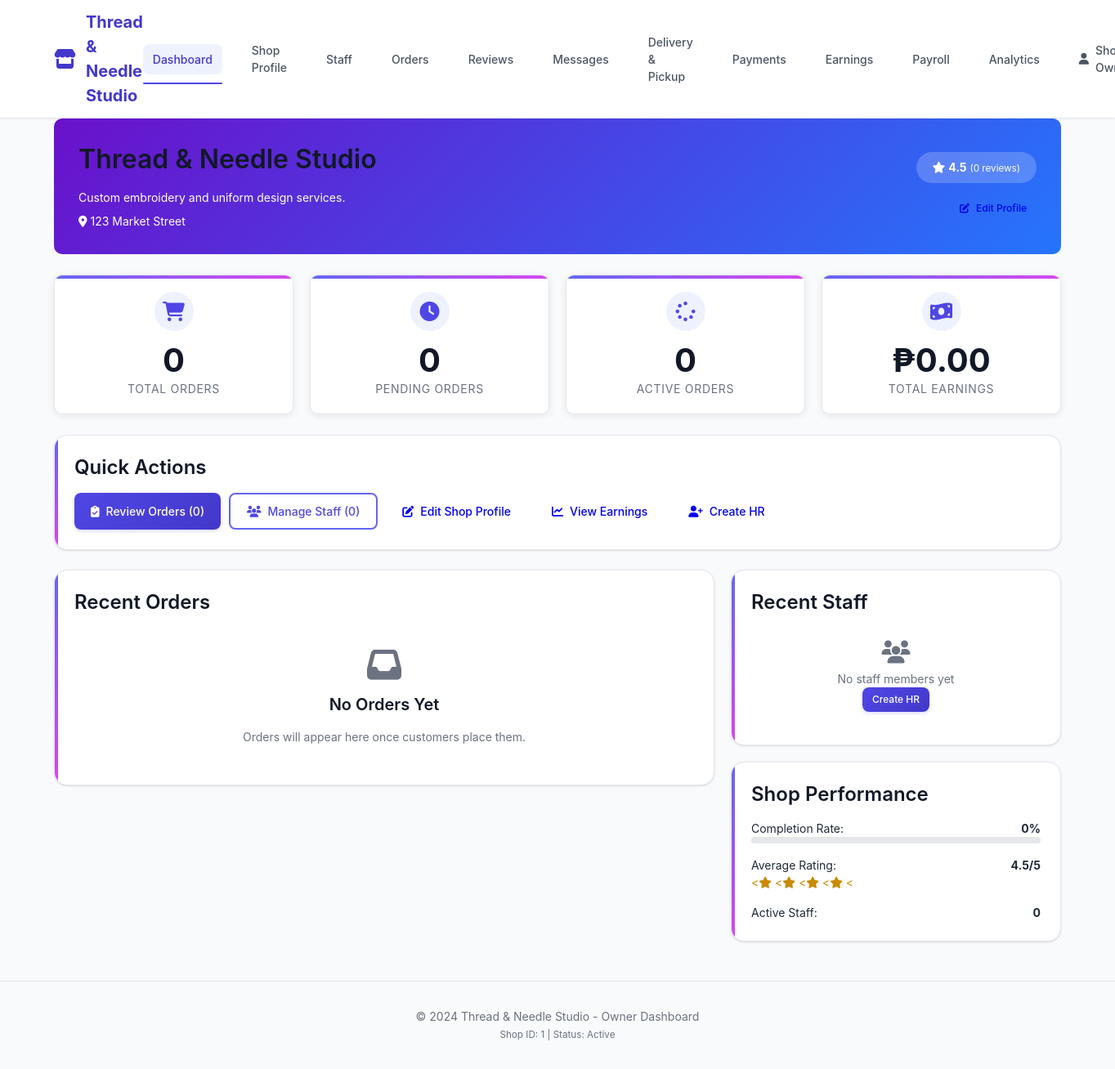
The page /owner/dashboard.php (signed in) on the database its author committed.
### tables this page shows
CREATE TABLE `shops` (
  `id` int(11) NOT NULL,
  `owner_id` int(11) NOT NULL,
  `shop_name` varchar(200) NOT NULL,
  `shop_description` text DEFAULT NULL,
  `address` text DEFAULT NULL,
  `phone` varchar(20) DEFAULT NULL,
  `email` varchar(100) DEFAULT NULL,
  `business_permit` varchar(100) DEFAULT NULL,
  `permit_file` varchar(255) DEFAULT NULL,
  `logo` varchar(255) DEFAULT NULL,
  `opening_time` time DEFAULT NULL,
  `closing_time` time DEFAULT NULL,
  `operating_days` longtext DEFAULT NULL CHECK (json_valid(`operating_days`)),
  `service_settings` longtext DEFAULT NULL CHECK (json_valid(`service_settings`)),
  `pricing_settings` longtext DEFAULT NULL CHECK (json_valid(`pricing_settings`)),
  `status` enum('pending','active','suspended','rejected') DEFAULT 'pending',
  `rejection_reason` text DEFAULT NULL,
  `rejected_at` timestamp NULL DEFAULT NULL,
  `rating` decimal(3,2) DEFAULT 0.00,
  `rating_count` int(11) DEFAULT 0,
  `total_orders` int(11) DEFAULT 0,
  `total_earnings` decimal(12,2) DEFAULT 0.00,
  `created_at` timestamp NOT NULL DEFAULT current_timestamp(),
  `updated_at` timestamp NOT NULL DEFAULT current_timestamp() ON UPDATE current_timestamp()
);

### owner/dashboard.php (the view, shortened to what this page needs)
<?php
require_once '../config/db.php';
$owner_id = $_SESSION['user']['id'];
$shop_stmt = $pdo->prepare("SELECT * FROM shops WHERE owner_id = ?");
$shop_stmt->execute([$owner_id]);
$shop = $shop_stmt->fetch();
$shop_id = $shop['id'];
$stats_stmt = $pdo->prepare("
    SELECT
        (SELECT COUNT(*) FROM orders WHERE shop_id = ?) as total_orders,
        (SELECT COUNT(*) FROM orders WHERE shop_id = ? AND status = 'pending') as pending_orders,
        (SELECT COUNT(*) FROM orders WHERE shop_id = ? AND status = 'in_progress') as active_orders,
        (SELECT COUNT(*) FROM orders WHERE shop_id = ? AND status = 'completed') as completed_orders,
        (SELECT SUM(price) FROM orders WHERE shop_id = ? AND status = 'completed') as total_earnings,
        (SELECT COUNT(*) FROM shop_staffs WHERE shop_id = ? AND status = 'active') as total_staff
");
$stats_stmt->execute([$shop_id, $shop_id, $shop_id, $shop_id, $shop_id, $shop_id]);
$stats = $stats_stmt->fetch();
$orders_stmt = $pdo->prepare("
    SELECT o.*, u.fullname as client_name
    FROM orders o
    JOIN users u ON o.client_id = u.id
    WHERE o.shop_id = ?
    ORDER BY o.created_at DESC
    LIMIT 5
");
$orders_stmt->execute([$shop_id]);
$recent_orders = $orders_stmt->fetchAll();
$staffs_stmt = $pdo->prepare("
    SELECT se.*, u.fullname, u.email
    FROM shop_staffs se
    JOIN users u ON se.user_id = u.id
    WHERE se.shop_id = ?
    ORDER BY se.created_at DESC
    LIMIT 3
");
$staffs_stmt->execute([$shop_id]);
$recent_staffs = $staffs_stmt->fetchAll();
?>
<!DOCTYPE html>
<html lang="en">
<head>
    <link rel="stylesheet" href="../assets/css/style.css">
    <link rel="stylesheet" href="https://cdnjs.cloudflare.com/ajax/libs/font-awesome/6.4.0/css/all.min.css">
</head>
<body>
    <nav class="navbar">
        <div class="container d-flex justify-between align-center">
            <a href="dashboard.php" class="navbar-brand">
                <i class="fas fa-store"></i> <?php echo htmlspecialchars($shop['shop_name']); ?>
            </a>
            <ul class="navbar-nav">
                <li><a href="dashboard.php" class="nav-link active">Dashboard</a></li>
                <li><a href="shop_profile.php" class="nav-link">Shop Profile</a></li>
                <li><a href="manage_staff.php" class="nav-link">Staff</a></li>
                <li><a href="shop_orders.php" class="nav-link">Orders</a></li>
                <li><a href="reviews.php" class="nav-link">Reviews</a></li>
                <li><a href="messages.php" class="nav-link">Messages</a></li>
                <li><a href="delivery_management.php" class="nav-link">Delivery & Pickup</a></li>
                <li><a href="payment_verifications.php" class="nav-link">Payments</a></li>
                <li><a href="earnings.php" class="nav-link">Earnings</a></li>
                <li><a href="payroll_approvals.php" class="nav-link">Payroll</a></li>
                <li><a href="analytics_reporting.php" class="nav-link">Analytics</a></li>
                <li class="dropdown">
                    <a href="#" class="nav-link dropdown-toggle">
                        <i class="fas fa-user"></i> <?php echo htmlspecialchars($_SESSION['user']['fullname']); ?>
                    </a>
                </li>
            </ul>
        </div>
    </nav>
    <div class="container">
        <div class="shop-header">
            <div class="d-flex justify-between align-center">
                <div>
                    <h2><?php echo htmlspecialchars($shop['shop_name']); ?></h2>
                    <p class="mb-0"><?php echo htmlspecialchars($shop['shop_description']); ?></p>
                    <div class="mt-2">
                        <i class="fas fa-map-marker-alt"></i> <?php echo htmlspecialchars($shop['address']); ?>
                    </div>
                </div>
                <div class="text-right">
                    <div class="shop-rating mb-3">
                        <i class="fas fa-star"></i>
                        <strong><?php echo number_format((float) $shop['rating'], 1); ?></strong>
                        <small>(<?php echo (int) ($shop['rating_count'] ?? 0); ?> reviews)</small>
                    </div>
                    <div>
                        <a href="shop_profile.php" class="btn btn-light btn-sm">
                            <i class="fas fa-edit"></i> Edit Profile
                        </a>
                    </div>
                </div>
            </div>
        </div>
        <div class="stats-grid">
            <div class="stat-card">
                <div class="stat-icon text-primary">
                    <i class="fas fa-shopping-cart"></i>
                </div>
                <div class="stat-number"><?php echo $stats['total_orders']; ?></div>
                <div class="stat-label">Total Orders</div>
            </div>
            <div class="stat-card">
                <div class="stat-icon text-warning">
                    <i class="fas fa-clock"></i>
                </div>
                <div class="stat-number"><?php echo $stats['pending_orders']; ?></div>
                <div class="stat-label">Pending Orders</div>
            </div>
            <div class="stat-card">
                <div class="stat-icon text-info">
                    <i class="fas fa-spinner"></i>
                </div>
                <div class="stat-number"><?php echo $stats['active_orders']; ?></div>
                <div class="stat-label">Active Orders</div>
            </div>
            <div class="stat-card">
                <div class="stat-icon text-success">
                    <i class="fas fa-money-bill-wave"></i>
                </div>
                <div class="stat-number">₱<?php echo number_format($stats['total_earnings'], 2); ?></div>
                <div class="stat-label">Total Earnings</div>
            </div>
        </div>
        <div class="card mb-4">
            <h3>Quick Actions</h3>
            <div class="d-flex flex-wrap" style="gap: 10px;">
                <a href="shop_orders.php?filter=pending" class="btn btn-primary">
                    <i class="fas fa-clipboard-check"></i> Review Orders (<?php echo $stats['pending_orders']; ?>)
                </a>
                <a href="manage_staff.php" class="btn btn-outline-primary">
                    <i class="fas fa-users"></i> Manage Staff (<?php echo $stats['total_staff']; ?>)
                </a>
                <a href="shop_profile.php" class="btn btn-outline-success">
                    <i class="fas fa-edit"></i> Edit Shop Profile
                </a>
                <a href="earnings.php" class="btn btn-outline-warning">
                    <i class="fas fa-chart-line"></i> View Earnings
                </a>
                <a href="create_hr.php" class="btn btn-outline-info">
                    <i class="fas fa-user-plus"></i> Create HR
                </a>
            </div>
        </div>
        <div class="row" style="display: flex; gap: 20px;">
            <div style="flex: 2;">
                <div class="card">
                    <h3>Recent Orders</h3>
                    <?php if(!empty($recent_orders)): ?>
                        <table class="table">
                            <thead>
                                <tr>
                                    <th>Order #</th>
                                    <th>Client</th>
                                    <th>Service</th>
                                    <th>Amount</th>
                                    <th>Status</th>
                                    <th>Date</th>
                                    <th>Action</th>
                                </tr>
                            </thead>
                            <tbody>
                                <?php foreach($recent_orders as $order): ?>
                                <tr>
                                    <td>#<?php echo htmlspecialchars($order['order_number']); ?></td>
                                    <td><?php echo htmlspecialchars($order['client_name']); ?></td>
                                    <td><?php echo htmlspecialchars($order['service_type']); ?></td>
                                    <td>₱<?php echo number_format($order['price'], 2); ?></td>
                                    <td>
                                        <span class="order-status <?php echo htmlspecialchars($order['status']); ?>"></span>
                                        <?php echo ucfirst(str_replace('_', ' ', $order['status'])); ?>
                                    </td>
                                    <td><?php echo date('M d', strtotime($order['created_at'])); ?></td>
                                    <td>
                                        <?php if($order['status'] == 'pending'): ?>
                                            <div class="d-flex" style="gap: 5px;">
                                                <a href="view_order.php?id=<?php echo $order['id']; ?>"
                                                   class="btn btn-sm btn-outline-primary">View</a>
                                                <a href="reject_order.php?id=<?php echo $order['id']; ?>"
                                                   class="btn btn-sm btn-danger">Reject</a>
                                            </div>
                                        <?php else: ?>
                                            <a href="view_order.php?id=<?php echo $order['id']; ?>"
                                               class="btn btn-sm btn-outline-primary">View</a>
                                        <?php endif; ?>
                                    </td>
                                </tr>
                                <?php endforeach; ?>
                            </tbody>
                        </table>
                    <?php else: ?>
                        <div class="text-center p-4">
                            <i class="fas fa-inbox fa-3x text-muted mb-3"></i>
                            <h4>No Orders Yet</h4>
                            <p class="text-muted">Orders will appear here once customers place them.</p>
                        </div>
                    <?php endif; ?>
                </div>
            </div>
            <div style="flex: 1; display: flex; flex-direction: column; gap: 20px;">
                <div class="card">
                    <h3>Recent Staff</h3>
                    <?php if(!empty($recent_staffs)): ?>
                        <?php foreach($recent_staffs as $staff): ?>
                            <div class="d-flex justify-between align-center mb-3" style="border-bottom: 1px solid #eee; padding-bottom: 10px;">
                                <div>
                                    <strong><?php echo htmlspecialchars($staff['fullname']); ?></strong>
                                    <br>
                                    <small class="text-muted"><?php echo htmlspecialchars($staff['email']); ?></small>
                                </div>
                                <div>
                                    <a href="manage_staff.php" class="btn btn-sm btn-outline-primary">View</a>
                                </div>
                            </div>
                        <?php endforeach; ?>
                    <?php else: ?>
                        <div class="text-center p-3">
                            <i class="fas fa-users fa-2x text-muted mb-2"></i>
                            <p class="text-muted">No staff members yet</p>
                            <a href="create_hr.php" class="btn btn-sm btn-primary">Create HR</a>
                        </div>
                    <?php endif; ?>
                </div>
                <div class="card">
                    <h3>Shop Performance</h3>
                    <div class="mb-3">
                        <div class="d-flex justify-between">
                            <span>Completion Rate:</span>
                            <strong>
                                <?php
                                $completion_rate = $stats['total_orders'] > 0
                                    ? ($stats['completed_orders'] / $stats['total_orders'] * 100)
                                    : 0;
                                echo round($completion_rate, 1);
                                ?>%
                            </strong>
                        </div>
                        <div class="progress" style="height: 8px;">
                        </div>
                    </div>
                    <div class="mb-3">
                        <div class="d-flex justify-between">
                            <span>Average Rating:</span>
                            <strong><?php echo number_format((float) $shop['rating'], 1); ?>/5</strong>
                        </div>
                        <div class="text-warning">
                            <?php for($i = 1; $i <= 5; $i++): ?>
                                <<i class="fas fa-star<?php echo $i <= (float) $shop['rating'] ? '' : '-o'; ?>"></i>
                            <?php endfor; ?>
                        </div>
                    </div>
                    <div>
                        <div class="d-flex justify-between">
                            <span>Active Staff:</span>
                            <strong><?php echo $stats['total_staff']; ?></strong>
                        </div>
                    </div>
                </div>
            </div>
        </div>
    </div>
    <footer class="footer">
        <div class="container">
            <p>&copy; 2024 <?php echo htmlspecialchars($shop['shop_name']); ?> - Owner Dashboard</p>
            <small class="text-muted">Shop ID: <?php echo $shop['id']; ?> | Status: <?php echo ucfirst($shop['status']); ?></small>
        </div>
    </footer>
</body>
</html>

### owner/dashboard.php (style rules this page uses)
.shop-header { background: linear-gradient(135deg, #6a11cb 0%, #2575fc 100%); color: white; padding: 30px; border-radius: 10px; margin-bottom: 25px; }
.shop-rating { background: rgba(255,255,255,0.2); padding: 8px 20px; border-radius: 25px; display: inline-block; }
.stats-grid { display: grid; grid-template-columns: repeat(auto-fit, minmax(220px, 1fr)); gap: 20px; margin: 25px 0; }
.stat-card { background: white; padding: 20px; border-radius: 10px; box-shadow: 0 2px 10px rgba(0,0,0,0.08); text-align: center; transition: transform 0.3s; }

### rows shown on the page
shops: shop_name "Thread & Needle Studio", shop_description "Custom embroidery and uniform design services.", address "123 Market Street", rating "4.5", rating_count "0", id "1", status "Active"

### other values the page prints
$stats['total_orders'] "0"
$stats['pending_orders'] "0"
$stats['active_orders'] "0"
$stats['total_earnings'] "0.00"
$stats['total_staff'] "0"
$completion_rate "0"
